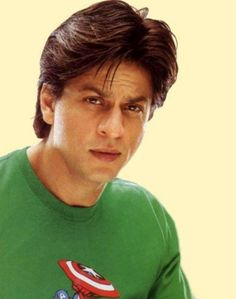
#> input picture training-data/s1/2.jpg, 236 x 299 px; its folder holds only this picture in this run
$ python opencvface_reco.py
#> lines starting #> are read from the running program, lines starting #| are printed output that depends on the picture
import cv2
import numpy as np
import os
import matplotlib.pyplot as plt
subjects = ["","sharukh", "kajol"]

def detect_face(img):
    gray = cv2.cvtColor(img, cv2.COLOR_BGR2GRAY)
    face_cascade = cv2.CascadeClassifier('opencv-files/lbpcascade_frontalface.xml')
    faces = face_cascade.detectMultiScale(gray, scaleFactor=1.2, minNeighbors=5);
    if (len(faces) == 0):
        return None, None
    (x,y,w,h) = faces[0]
    return gray[y:y+w,x:x+h], faces[0]
def prepare_training_data(data_folder_path):
#> called with data_folder_path = 'training-data'
    dirs = os.listdir(data_folder_path)
    faces=[]
    labels=[]
    for dir_name in dirs:
        if not dir_name.startswith("s"):
            continue
        label = int(dir_name.replace("s", ""))
        subject_dir_path = data_folder_path + "/" + dir_name
        subject_images_names = os.listdir(subject_dir_path)
        for image_name in subject_images_names:
            if image_name.startswith("."):
                continue
            image_path = subject_dir_path + "/" + image_name
        ##            image_path=
            image=cv2.imread(image_path)
#> image is the input picture: shape (299, 236, 3); mean B, G, R 116.2, 160.7, 167.5
            cv2.imshow("Training on image...", cv2.resize(image, (400, 500)))
            cv2.waitKey(100)
            face, rect = detect_face(image)
#> in detect_face, `gray = cv2.cvtColor(img, cv2.COLOR_BGR2GRAY)`:
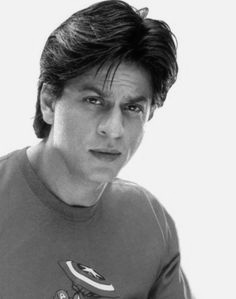
#> gray: shape (299, 236); min 2, max 251, mean 157.5
#> in detect_face, `faces = face_cascade.detectMultiScale(gray, scaleFactor=1.2, minNeighb..`: faces = ()
            if face is not None:
                faces.append(face)
                labels.append(label)
#> pass 2 of the loop in prepare_training_data, `for dir_name in dirs:`:
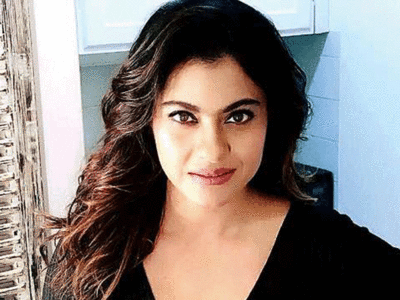
#> input picture training-data/s2/64311337.gif, 400 x 300 px
#> in prepare_training_data, image is the input picture: shape (300, 400, 3); mean B, G, R 123.1, 126.6, 135.4
#> in detect_face (call 2), `gray = cv2.cvtColor(img, cv2.COLOR_BGR2GRAY)`:
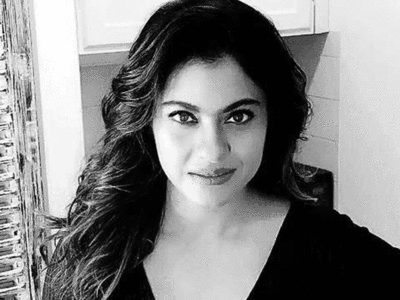
#> gray: shape (300, 400); min 1, max 254, mean 128.8
#> faces = [[141, 64, 140, 140]]
#> x = 141; y = 64; w = 140
#> in prepare_training_data, `face, rect = detect_face(image)`:
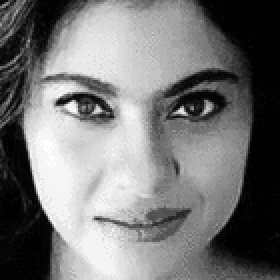
#> face: shape (140, 140) (shown 2 times larger); min 1, max 254, mean 118.1
#> rect = [141, 64, 140, 140]
    cv2.destroyAllWindows()
    cv2.waitKey(1)
    cv2.destroyAllWindows()
    return faces, labels
print("Preparing data...")
faces, labels = prepare_training_data("training-data")
print("Data prepared")
print("Total faces: ", len(faces))
print("Total labels: ", len(labels))


face_recognizer = cv2.face.LBPHFaceRecognizer_create()
face_recognizer.train(faces,np.array(labels))
def draw_rectangle(img, rect):
    (x, y, w, h) = rect
    cv2.rectangle(img, (x, y), (x+w, y+h), (0, 255, 0), 2)
def draw_text(img, text, x, y):
    cv2.putText(img, text, (x, y), cv2.FONT_HERSHEY_PLAIN, 1.5, (0, 255, 0), 2)
def predict(test_img):
        img = test_img.copy()
        face, rect = detect_face(img)
        label, confidence = face_recognizer.predict(face)
        label_text = subjects[label]
        draw_rectangle(img, rect)
        draw_text(img, label_text, rect[0], rect[1]-5)
        return img
print("Predicting images...")
test_img1 = cv2.imread("test-data/test1.jpg")
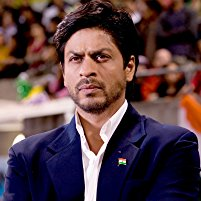
#> input picture test-data/test1.jpg, 201 x 201 px
#> test_img1 is the input picture: shape (201, 201, 3); mean B, G, R 67.5, 62, 85.5
test_img2 = cv2.imread("test-data/test2.jpg")
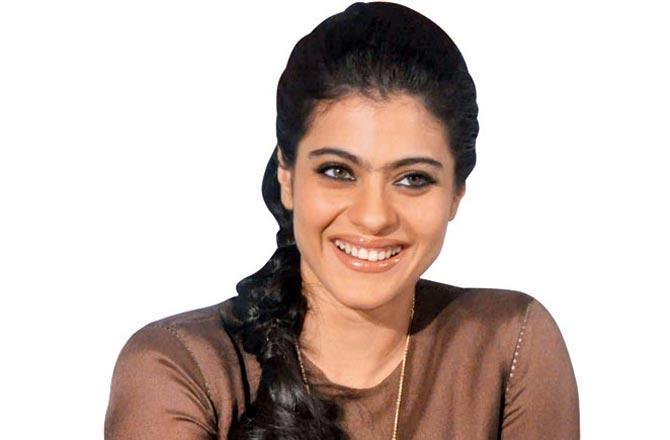
#> input picture test-data/test2.jpg, 670 x 440 px
#> test_img2 is the input picture: shape (440, 670, 3); mean B, G, R 185.1, 191.1, 205.9
predicted_img1 = predict(test_img1)
#> in detect_face (call 5), `gray = cv2.cvtColor(img, cv2.COLOR_BGR2GRAY)`:
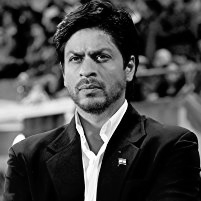
#> gray: shape (201, 201); min 0, max 255, mean 69.7
predicted_img2 = predict(test_img2)
#> in predict (call 2), `face, rect = detect_face(img)`:
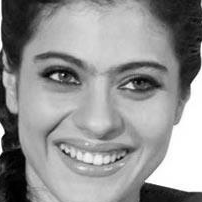
#> face: shape (202, 202); min 0, max 255, mean 146.2
print("Prediction complete")
cv2.imshow(subjects[1], cv2.resize(predicted_img1, (400, 500)))
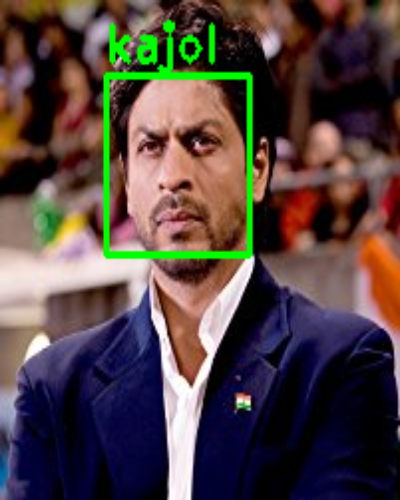
#> window 'sharukh': shape (500, 400, 3); mean B, G, R 65.7, 67.9, 82.7
cv2.imshow(subjects[2], cv2.resize(predicted_img2, (400, 500)))
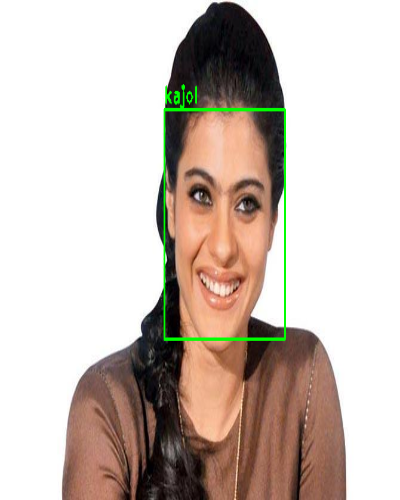
#> window 'kajol': shape (500, 400, 3); mean B, G, R 184, 192.4, 204.6
cv2.waitKey(0)
cv2.destroyAllWindows()
cv2.waitKey(1)
cv2.destroyAllWindows()
